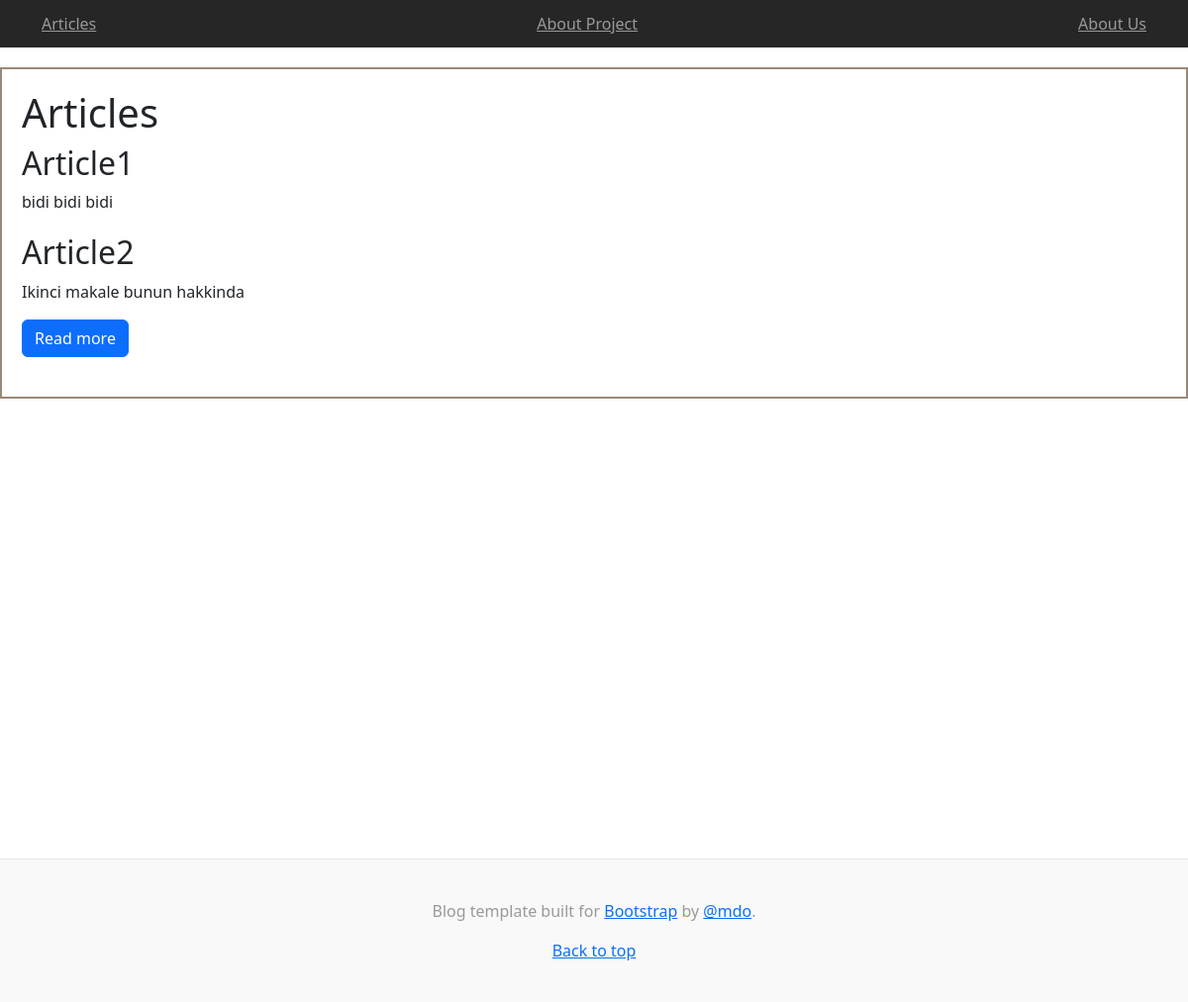
The page /articles/ on the database as committed earlier.
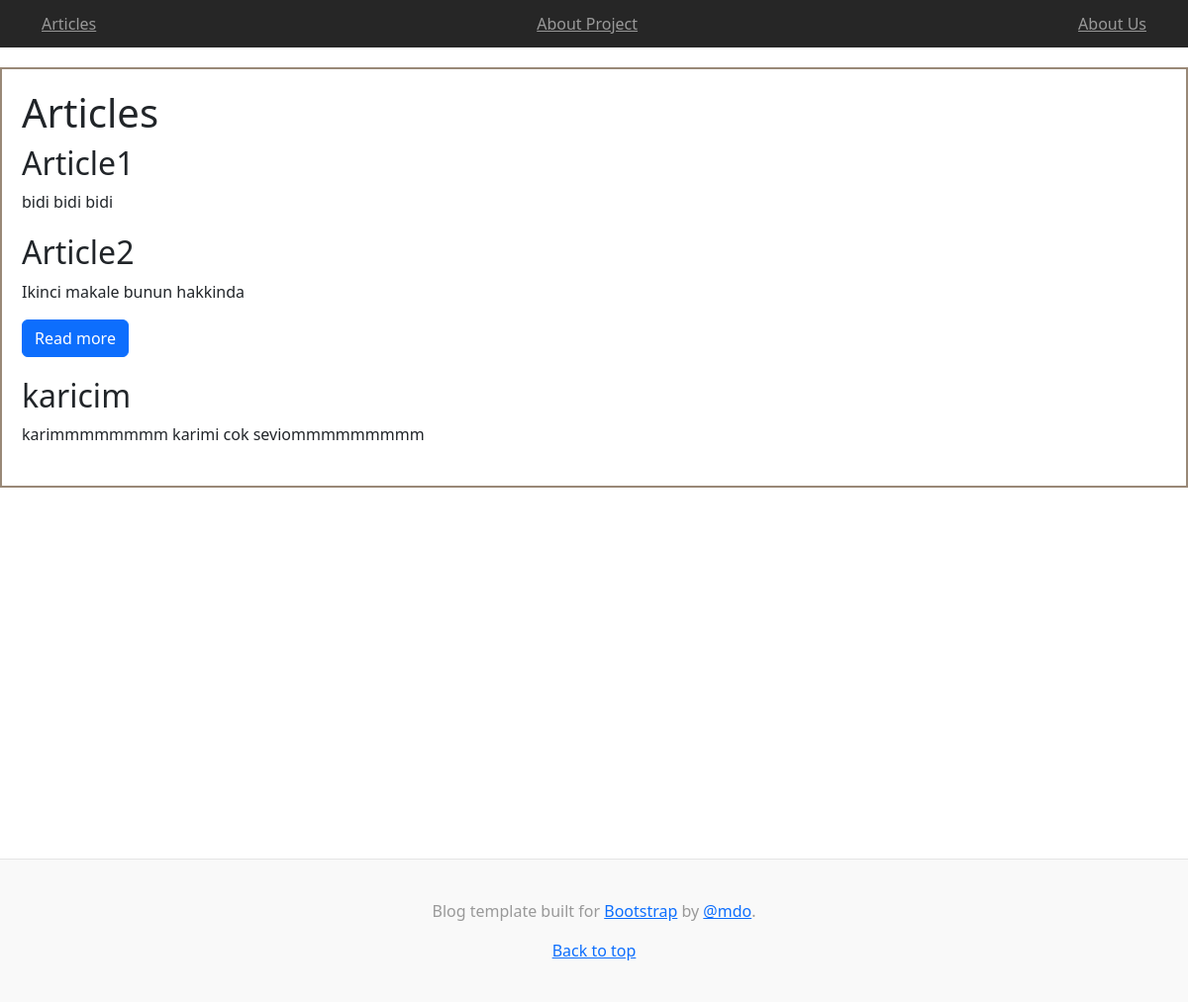
The same page on the database as committed later.
### first/models.py (models this page shows, shortened)
class Article(models.Model):
    title = models.CharField(max_length=200)
    content = models.TextField()
    link = models.URLField(blank=True, null=True)

### first/views.py (the view)
# urls.py: path('articles/', articles_view, name='articles'),
def articles_view(request):
   articles = Article.objects.all()
   context = {
      'articles': articles,
   }
   return render(request, "first/articles.html", context)

### first/templates/first/articles.html
{% extends 'base.html' %}
{% block content %}
    <div style="border: 2px solid #987; padding: 20px; margin-top: 20px;">
        <h1>Articles</h1>
        {% for article in articles %}
            <div class="article" style="margin-bottom: 20px;">
                <h2>{{ article.title }}</h2>
                <p>{{ article.content }}</p>
                {% if article.link %}
                    <a href="{{ article.link }}" class="btn btn-primary" target="_blank">Read more</a>
                {% endif %}
            </div>
        {% empty %}
            <p>No articles available.</p>
        {% endfor %}
    </div>
{% endblock content %}

### templates/base.html (shortened to what this page needs)
<!DOCTYPE html>
<html lang="en">
<head>
   {% include 'snippets/header.html' %}
</head>
<body>
    <div class="main">
            {% block content %}
            {% endblock content %}
    </div>
    {% include 'snippets/footer.html' %}
</body>
</html>

### templates/snippets/header.html (shortened to what this page needs)
<link href="https://cdn.jsdelivr.net/npm/bootstrap@5.2.3/dist/css/bootstrap.min.css" rel="stylesheet">
<nav class="site-header sticky-top py-1">
    <div class="container d-flex flex-column flex-md-row justify-content-between">
      <a class="py-2 d-none d-md-inline-block" href="{% url 'articles' %}">Articles</a>
      <a class="py-2 d-none d-md-inline-block" href="{% url 'aboutproject' %}">About Project</a>
      <a class="py-2 d-none d-md-inline-block" href="{% url 'aboutus' %}">About Us</a>
    </div>
  </nav>

### templates/snippets/footer.html (shortened to what this page needs)
<footer class="blog-footer">
    <p>Blog template built for <a href="https://getbootstrap.com/">Bootstrap</a> by <a href="https://twitter.com/mdo">@mdo</a>.</p>
    <p>
      <a href="#">Back to top</a>
    </p>
  </footer>

### templates/snippets/header.html (style rules this page uses)
.site-header { background-color: rgba(0, 0, 0, .85); -webkit-backdrop-filter: saturate(180%) blur(20px); backdrop-filter: saturate(180%) blur(20px); }
.site-header a { color: #999; transition: ease-in-out color .15s; }

### templates/base.html (style rules this page uses)
.main { min-height: 100vh; height: 100%; }

### templates/snippets/footer.html (style rules this page uses)
.blog-footer { padding: 2.5rem 0; color: #999; text-align: center; background-color: #f9f9f9; border-top: .05rem solid #e5e5e5; }
.blog-footer p:last-child { margin-bottom: 0; }

Rows that differ between the two databases and show on the page:
added Article: title "karicim", content "karimmmmmmmm karimi cok seviommmmmmmmm"
